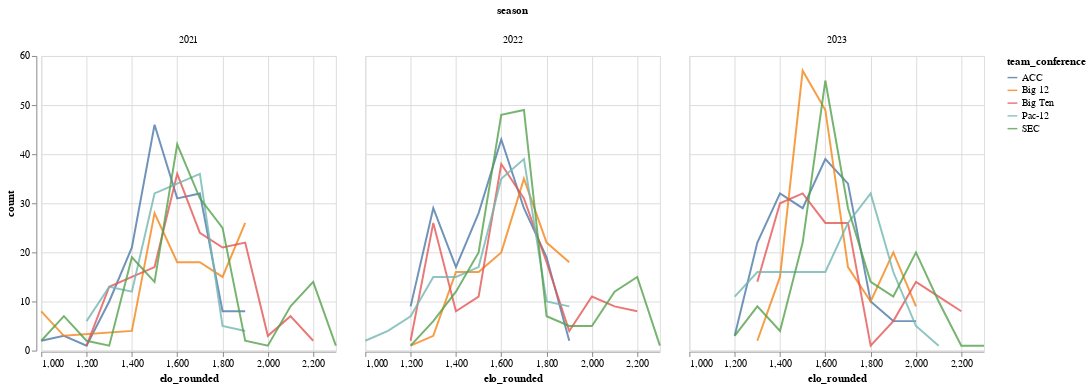

Here is the notebook cell this chart was saved with:
### Code cell
import altair as alt

alt.Chart(a).mark_line(opacity = .8).encode(x = 'elo_rounded', 
                                y = 'count', 
                                color = 'team_conference'
                               )\
.facet(column = 'season:O')

### Figure 1 — Vega-Lite specification as saved in the notebook (floating-point values rounded to 4 significant figures; data arrays with more than 128 entries replaced by an {"elided": "..."} marker saying what was removed)
{"config": {"view": {"continuousWidth": 300, "continuousHeight": 300}}, "data": {"name": "data-2eedbf48b5267c300c0e634a0fdeb1da"}, "facet": {"column": {"field": "season", "type": "ordinal"}}, "spec": {"mark": {"type": "line", "opacity": 0.8}, "encoding": {"color": {"field": "team_conference", "type": "nominal"}, "x": {"field": "elo_rounded", "type": "quantitative"}, "y": {"field": "count", "type": "quantitative"}}}, "$schema": "https://vega.github.io/schema/vega-lite/v5.6.1.json", "datasets": {"data-2eedbf48b5267c300c0e634a0fdeb1da": {"elided": "149 records"}}}
